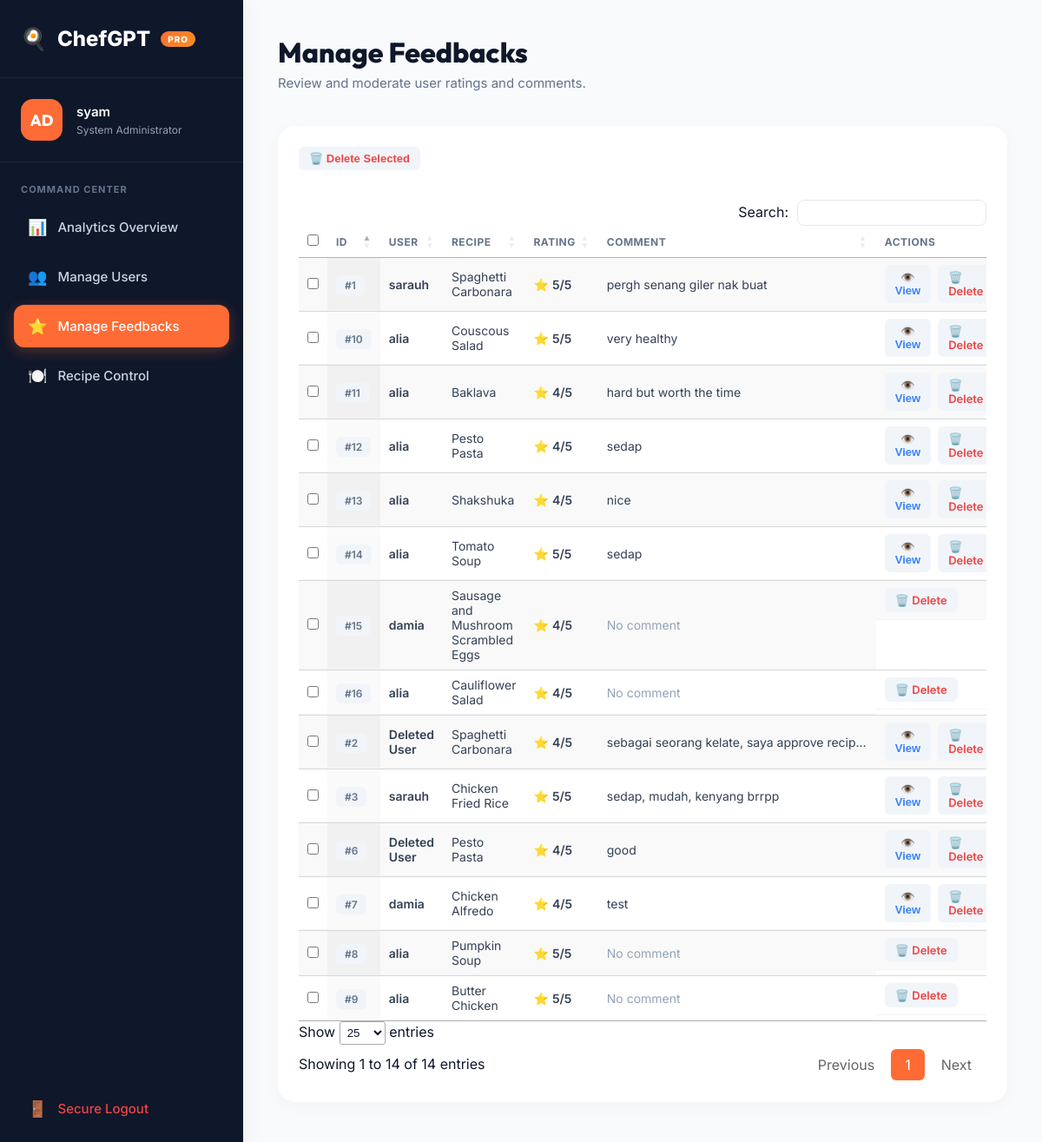
Page /admin/manage_feedback (signed in) on the committed database.
### app.py (models this page shows)
class User(UserMixin, db.Model):
    id = db.Column(db.Integer, primary_key=True)
    username = db.Column(db.String(80), unique=True, nullable=False)
    email = db.Column(db.String(120), unique=True, nullable=False)
    password = db.Column(db.String(200), nullable=False)
    created_at = db.Column(db.DateTime, default=datetime.utcnow)
    role = db.Column(db.String(20), nullable=False, default='user')

class Feedback(db.Model):
    __tablename__ = 'feedbacks'
    id = db.Column(db.Integer, primary_key=True)
    user_id = db.Column(db.Integer, db.ForeignKey('user.id', ondelete="SET NULL"), nullable=True)
    username_backup = db.Column(db.String(80), nullable=True)
    recipe_id = db.Column(db.Integer, nullable=False)
    recipe_name = db.Column(db.String(200), nullable=False)
    rating = db.Column(db.Integer, nullable=True)
    comment = db.Column(db.Text, nullable=True)
    created_at = db.Column(db.DateTime, default=datetime.utcnow)
    user = db.relationship('User', backref='feedbacks')

### app.py (the view)
@app.route('/admin/manage_feedback')
@login_required
def manage_feedback():
    if current_user.role != 'admin':
        flash('Access denied', 'danger')
        return redirect(url_for('dashboard'))
    feedbacks = Feedback.query.all()
    return render_template('/admin/manage_feedbacks.html', feedbacks=feedbacks)

### app.py (called while the page is built)
@login_manager.user_loader
def load_user(user_id):
    return User.query.get(int(user_id))

### templates/admin/manage_feedbacks.html (shortened to what this page needs)
{% extends "admin/admin_base.html" %}
{% block admin_content %}
    <header class="admin-header">
        <div>
            <h1>Manage Feedbacks</h1>
            <p class="header-sub">Review and moderate user ratings and comments.</p>
        </div>
    </header>
    <div class="admin-card">
        <form action="{{ url_for('bulk_delete_feedbacks') }}" method="POST" id="bulkForm">
            <div class="card-header-flex">
                <button type="submit" class="btn-action delete" onclick="return confirm('Delete all selected feedbacks?')">
                    🗑️ Delete Selected
                </button>
            </div>
            <div class="table-container" style="padding-top: 10px;">
                <table id="dataTable" class="admin-table display" style="width:100%">
                    <thead>
                        <tr>
                            <th style="width:40px;"><input type="checkbox" id="selectAll"></th>
                            <th>ID</th>
                            <th>User</th>
                            <th>Recipe</th>
                            <th>Rating</th>
                            <th>Comment</th>
                            <th>Actions</th>
                        </tr>
                    </thead>
                    <tbody>
                        {% for fb in feedbacks %}
                        <tr>
                            <td><input type="checkbox" name="selected_ids" value="{{ fb.id }}"></td>
                            <td><span class="badge badge-gray">#{{ fb.id }}</span></td>
                            <td class="font-medium">{{ fb.user.username if fb.user else 'Deleted User' }}</td>
                            <td>{{ fb.recipe_name }}</td>
                            <td>
                                <div class="rating-display">
                                    <span class="star-icon">⭐</span> {{ fb.rating }}/5
                                </div>
                            </td>
                            <td class="comment-cell">
                                {{ fb.comment if fb.comment else '<span class="text-muted">No comment</span>'|safe }}
                            </td>
                            <td class="actions-cell">
                                {% if fb.comment %}
                                <button type="button" class="btn-action edit" onclick="viewComment('{{ fb.user.username if fb.user else 'Deleted User' }}', '{{ fb.recipe_name|replace("'", "\\'") }}', '{{ fb.rating }}', '{{ fb.comment|replace("'", "\\'")|replace('\n', ' ') }}')">👁️ View</button>
                                {% endif %}
                                <a href="{{ url_for('delete_feedback', feedback_id=fb.id) }}" onclick="event.preventDefault(); if(confirm('Delete this feedback?')) document.getElementById('del-{{fb.id}}').submit();" class="btn-action delete">🗑️ Delete</a>
                            </td>
                        </tr>
                        {% endfor %}
                    </tbody>
                </table>
            </div>
        </form>
    </div>
{% endblock %}

### templates/admin/admin_base.html (shortened to what this page needs)
<!DOCTYPE html>
<html lang="en">
<head>
    <link rel="stylesheet" href="{{ url_for('static', filename='css/admin_dashboard.css') }}">
    <link rel="stylesheet" href="https://cdn.datatables.net/1.13.6/css/jquery.dataTables.min.css">
    <link rel="stylesheet" href="https://cdn.datatables.net/buttons/2.4.1/css/buttons.dataTables.min.css">
</head>
<body>
    <div class="admin-layout">
        <aside class="admin-sidebar">
            <div class="sidebar-brand">
                <span class="brand-icon">🍳</span>
                ChefGPT <span class="brand-badge">PRO</span>
            </div>
            <div class="admin-profile">
                <div class="admin-avatar">AD</div>
                <div class="admin-info">
                    <div class="admin-name">{{ current_user.username if current_user else 'Admin' }}</div>
                    <div class="admin-role">System Administrator</div>
                </div>
            </div>
            <nav class="admin-nav">
                <div class="nav-label">COMMAND CENTER</div>
                <a href="{{ url_for('admin_dashboard') }}" class="nav-item {% if request.endpoint == 'admin_dashboard' %}active{% endif %}">
                    <span class="nav-icon">📊</span> Analytics Overview
                </a>
                <a href="{{ url_for('manage_user') }}" class="nav-item {% if 'user' in request.endpoint %}active{% endif %}">
                    <span class="nav-icon">👥</span> Manage Users
                </a>
                <a href="{{ url_for('manage_feedback') }}" class="nav-item {% if 'feedback' in request.endpoint %}active{% endif %}">
                    <span class="nav-icon">⭐</span> Manage Feedbacks
                </a>
                <a href="{{ url_for('manage_recipes') }}" class="nav-item {% if 'recipe' in request.endpoint and 'dashboard' not in request.endpoint %}active{% endif %}">
                    <span class="nav-icon">🍽️</span> Recipe Control
                </a>
                <div class="nav-bottom">
                    <a href="{{ url_for('logout') }}" class="nav-item nav-logout">
                        <span class="nav-icon">🚪</span> Secure Logout
                    </a>
                </div>
            </nav>
        </aside>
        <main class="admin-main">
            {% block admin_content %}{% endblock %}
        </main>
    </div>
</body>
</html>

### static/css/admin_dashboard.css (style rules this page uses)
* { margin: 0; padding: 0; box-sizing: border-box; }
body { font-family: 'Inter', sans-serif; background-color: #f8fafc; color: #0f172a; }
h1, h2, h3, h4, h5, h6 { font-family: 'Outfit', sans-serif; }
.admin-layout { display: flex; min-height: 100vh; }
.admin-sidebar { width: 280px; background: #0f172a; color: white; display: flex; flex-direction: column; box-shadow: 4px 0 20px rgba(0,0,0,0.05); z-index: 10; }
.sidebar-brand { padding: 30px 24px; font-size: 24px; font-weight: 800; display: flex; align-items: center; gap: 12px; border-bottom: 1px solid rgba(255,255,255,0.05); }
.brand-badge { background: linear-gradient(135deg, #FF6B35, #F7931E); font-size: 10px; padding: 3px 8px; border-radius: 99px; font-weight: 800; letter-spacing: 1px; }
.admin-profile { padding: 24px; display: flex; align-items: center; gap: 16px; border-bottom: 1px solid rgba(255,255,255,0.05); }
.admin-avatar { width: 48px; height: 48px; background: #FF6B35; border-radius: 14px; display: flex; align-items: center; justify-content: center; font-weight: 800; font-size: 18px; font-family: 'Outfit'; }
.admin-info { flex: 1; }
.admin-name { font-weight: 600; font-size: 15px; margin-bottom: 4px; }
.admin-role { font-size: 12px; color: #94a3b8; }
.admin-nav { padding: 24px 16px; flex: 1; display: flex; flex-direction: column; }
.nav-label { font-size: 11px; font-weight: 700; color: #64748b; margin-bottom: 12px; padding-left: 8px; letter-spacing: 1px; }
.nav-item { display: flex; align-items: center; gap: 12px; padding: 14px 16px; color: #cbd5e1; text-decoration: none; border-radius: 12px; font-weight: 500; font-size: 15px; transition: all 0.2s; margin-bottom: 8px; }
.nav-item:hover, .nav-item.active { background: rgba(255,255,255,0.1); color: #fff; }
.nav-item.active { background: #FF6B35; box-shadow: 0 4px 15px rgba(255,107,53,0.3); }
.nav-icon { font-size: 18px; }
.nav-bottom { margin-top: auto; }
.nav-logout { color: #ef4444; }
.admin-main { flex: 1; padding: 40px; overflow-y: auto; height: 100vh; }
.admin-header { display: flex; justify-content: space-between; align-items: center; margin-bottom: 40px; }
.admin-header h1 { font-size: 32px; font-weight: 800; color: #0f172a; margin-bottom: 6px; }
.header-sub { color: #64748b; font-size: 15px; }
.admin-card { background: white; padding: 24px; border-radius: 20px; box-shadow: 0 4px 20px rgba(0,0,0,0.03); margin-bottom: 24px; }
.card-header-flex { display: flex; justify-content: space-between; align-items: center; margin-bottom: 24px; }
.table-container { width: 100%; overflow-x: auto; }
.admin-table { width: 100%; border-collapse: collapse; text-align: left; }
.admin-table th { padding: 16px 20px; color: #64748b; font-weight: 600; font-size: 12px; text-transform: uppercase; letter-spacing: 0.5px; border-bottom: 2px solid #f1f5f9; }
.admin-table td { padding: 16px 20px; color: #334155; font-size: 14px; border-bottom: 1px solid #f1f5f9; vertical-align: middle; }
.badge { padding: 4px 10px; border-radius: 6px; font-size: 12px; font-weight: 600; }
.badge-gray { background: #f1f5f9; color: #64748b; }
.font-medium { font-weight: 600; color: #0f172a; }
.rating-display { display: flex; align-items: center; gap: 4px; font-weight: 600; }
.star-icon { color: #f59e0b; }
.actions-cell { display: flex; gap: 8px; }
.btn-action { padding: 6px 12px; border-radius: 6px; font-size: 13px; font-weight: 600; text-decoration: none; border: none; cursor: pointer; transition: all 0.2s; }
.btn-action.edit { background: #f1f5f9; color: #3b82f6; }
.btn-action.delete { background: #f1f5f9; color: #ef4444; }
.text-muted { color: #94a3b8; }
.comment-cell { max-width: 300px; white-space: nowrap; overflow: hidden; text-overflow: ellipsis; }

### rows in the picture
User: username "syam"
Feedback: id "1", user "sarauh", recipe_name "Spaghetti Carbonara", rating "5", comment "pergh senang giler nak buat"
Feedback: id "2", user "Deleted User", recipe_name "Spaghetti Carbonara", rating "4", comment "sebagai seorang kelate, saya approve recip…"
Feedback: id "3", user "sarauh", recipe_name "Chicken Fried Rice", rating "5", comment "sedap, mudah, kenyang brrpp"
Feedback: id "6", user "Deleted User", recipe_name "Pesto Pasta", rating "4", comment "good"
Feedback: id "7", user "damia", recipe_name "Chicken Alfredo", rating "4", comment "test"
Feedback: id "8", user "alia", recipe_name "Pumpkin Soup", rating "5", comment "No comment"
Feedback: id "9", user "alia", recipe_name "Butter Chicken", rating "5", comment "No comment"
Feedback: id "10", user "alia", recipe_name "Couscous Salad", rating "5", comment "very healthy"
Feedback: id "11", user "alia", recipe_name "Baklava", rating "4", comment "hard but worth the time"
Feedback: id "12", user "alia", recipe_name "Pesto Pasta", rating "4", comment "sedap"
Feedback: id "13", user "alia", recipe_name "Shakshuka", rating "4", comment "nice"
Feedback: id "14", user "alia", recipe_name "Tomato Soup", rating "5", comment "sedap"
Feedback: id "15", user "damia", recipe_name "Sausage and Mushroom Scrambled Eggs", rating "4", comment "No comment"
Feedback: id "16", user "alia", recipe_name "Cauliflower Salad", rating "4", comment "No comment"
